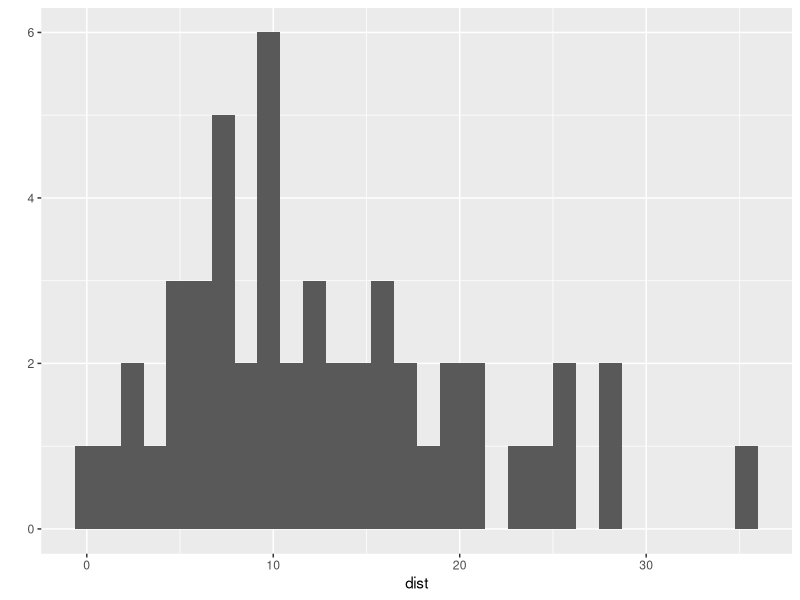
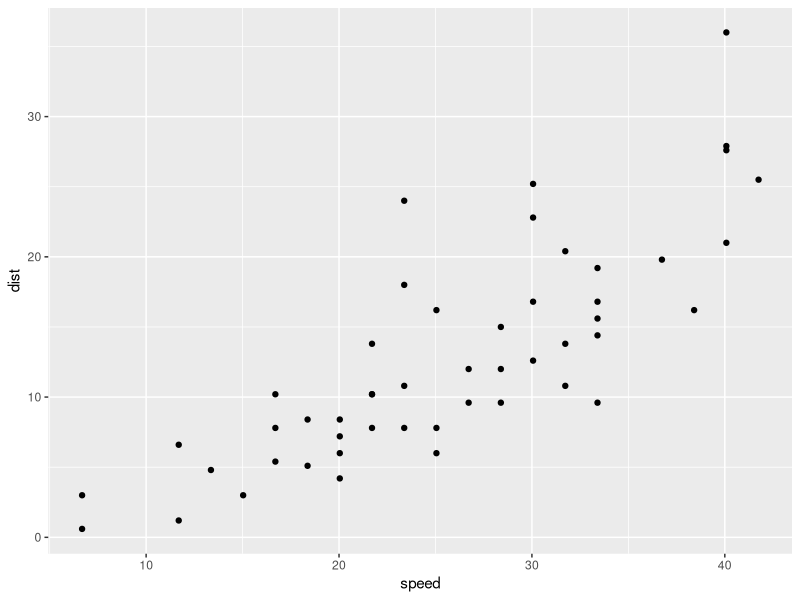
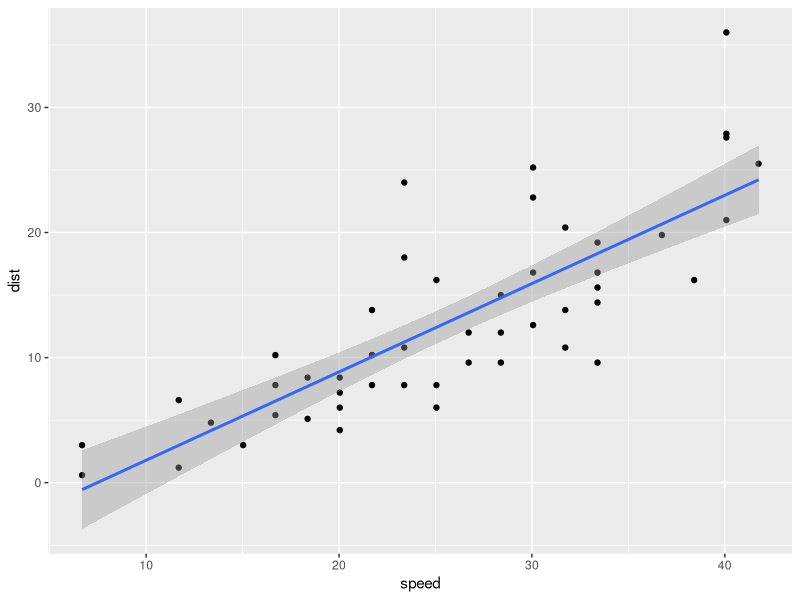
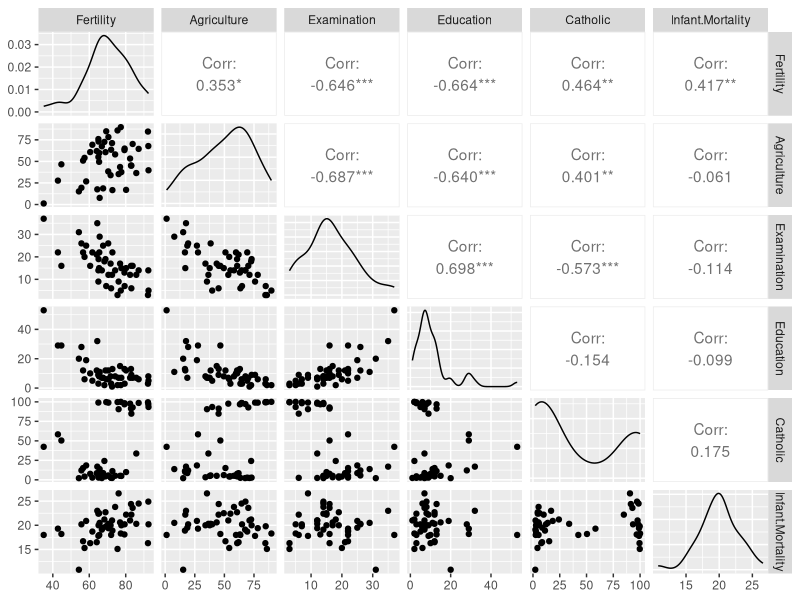

The R script that drew these images, in order:
library("psych")
library("dplyr")
library("ggplot2")
library("GGally")

d <- cars
glimpse(d)
head(d)
tail(d)
describe(d)
ncol(d)
nrow(d)
str(d)

mean(d$speed)

d2 <- mutate(d, speed=speed*1.67, dist=0.3*dist, ratio=dist/speed)
glimpse(d2)

qplot(data=d2, dist)
qplot(data=d2, speed, dist)

model <- lm(data=d2, dist~speed)
model

beta_hat <- coef(model)
beta_hat
eps_hat <- residuals(model)
eps_hat

y <- d2$dist
y_hat <- fitted(model)

RSS <- deviance(model)
RSS
TSS <- sum(y-mean(y)^2)
TSS
ESS <- TSS-RSS
ESS
R2 <- ESS/TSS
R2
cor(y, y_hat)^2
model.matrix(model)

nd <- data.frame(speed=c(50, 30))
predict(model, nd)                 
qplot(data=d2, speed, dist)+ stat_smooth(method="lm")


####

t <- swiss
help(swiss)
glimpse(t)
describe(t) 
ggpairs(t)
model <- lm(data=t, 
            Fertility~Agriculture+Education+Catholic)
coef(model)
fitted(model)
residuals(model)
deviance(model)

report <- summary(model)
report
report$r.squared
cor(t$Fertility, fitted(model))^2

nd2 <- data.frame(Agriculture=0.5,Catholic=0.5, Education=0.2)
predict(model, nd2)
